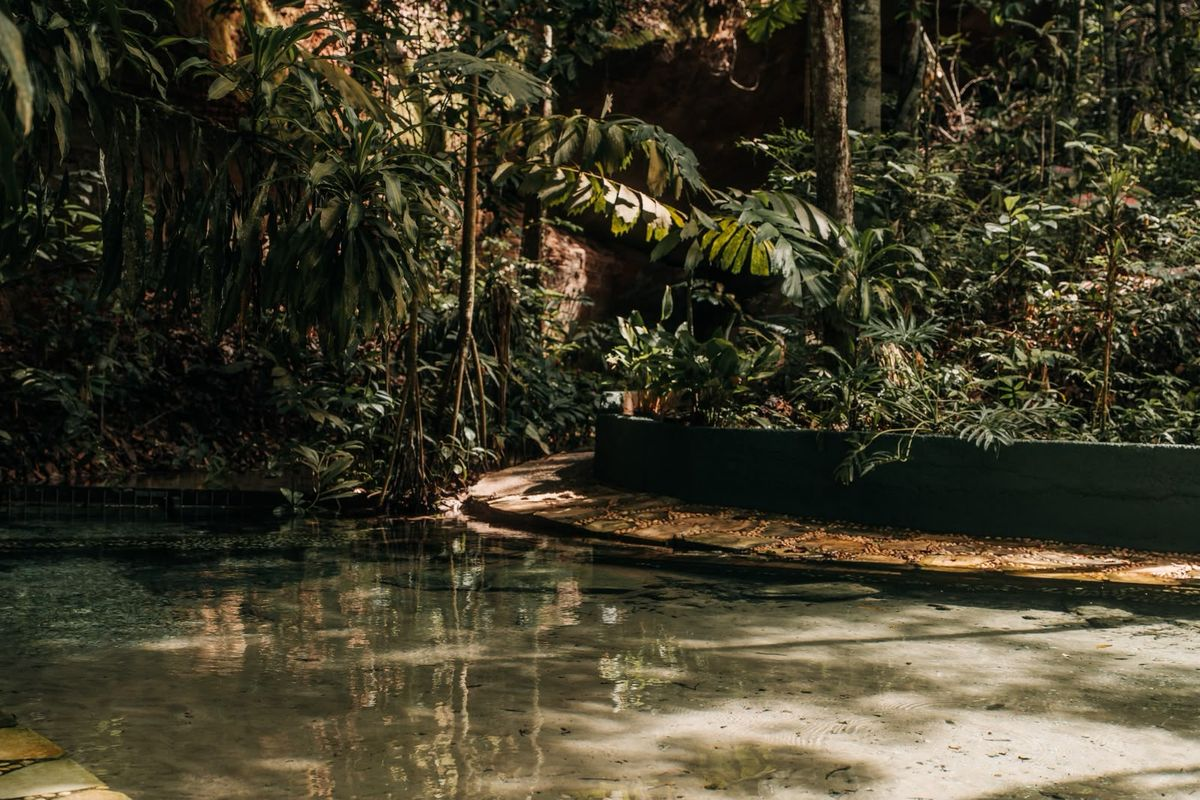
#> input picture images/bem-estar-agua.jpg, 1200 x 800 px, found by its file name
$ python cinemagraph.py
#> lines starting #> are read from the running program, lines starting #| are printed output that depends on the picture
"""Cinemagraphs a partir das fotos do site: só uma coisa se mexe em cada quadro.

Todos os movimentos têm período que divide o loop (LOOP segundos), então o
último quadro emenda no primeiro sem costura.
"""
import subprocess, sys
import numpy as np
from PIL import Image, ImageFilter

FPS, LOOP = 24, 6.0
N = int(FPS * LOOP)
TAU = 2 * np.pi
IMG = sys.argv[1] if len(sys.argv) > 1 else 'img'
OUT = sys.argv[2] if len(sys.argv) > 2 else 'out'


def load(name, crop=None):
    im = Image.open(f'{IMG}/{name}').convert('RGB')
    if crop:
        im = im.crop(crop)
    return np.asarray(im).astype(np.float32)


# [10 lines left out: function remap, not called in this run]


def blur(m, r):
    im = Image.fromarray(np.clip(m * 255, 0, 255).astype(np.uint8))
    return np.asarray(im.filter(ImageFilter.GaussianBlur(r))).astype(np.float32) / 255


def polymask(shape, pts, feather):
    from PIL import ImageDraw
    h, w = shape
    im = Image.new('L', (w, h), 0)
    ImageDraw.Draw(im).polygon(pts, fill=255)
    return np.asarray(im.filter(ImageFilter.GaussianBlur(feather))).astype(np.float32) / 255


def write(name, frames_fn, size, repeat=3):
    w, h = size
    cmd = ['ffmpeg', '-y', '-loglevel', 'error', '-f', 'rawvideo', '-pix_fmt', 'rgb24', '-s', f'{w}x{h}',
           '-r', str(FPS), '-i', '-', '-c:v', 'libx264', '-pix_fmt', 'yuv420p', '-crf', '17',
           '-preset', 'slow', '-movflags', '+faststart', f'{OUT}/{name}-loop.mp4']
#> (the run stopped early here; a loop or call above may not have finished)

$ run again, with images/bem-estar-deck.jpg copied over images/bem-estar-agua.jpg
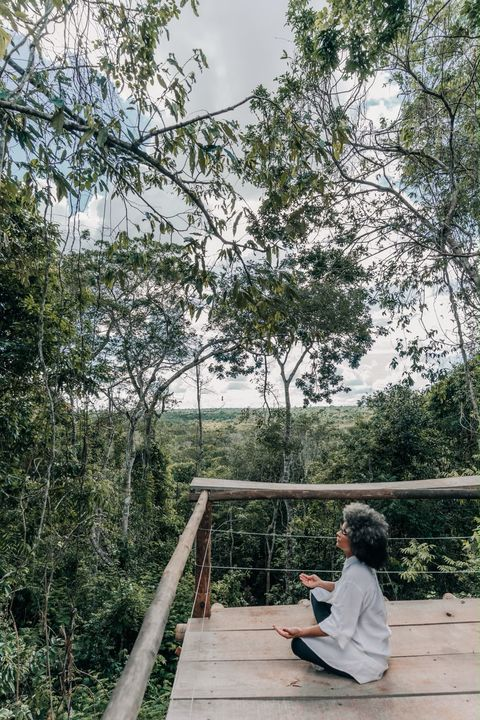
#> input picture images/bem-estar-deck.jpg, 480 x 720 px, found by its file name

$ run again, with images/bem-estar-mata.jpg copied over images/bem-estar-agua.jpg
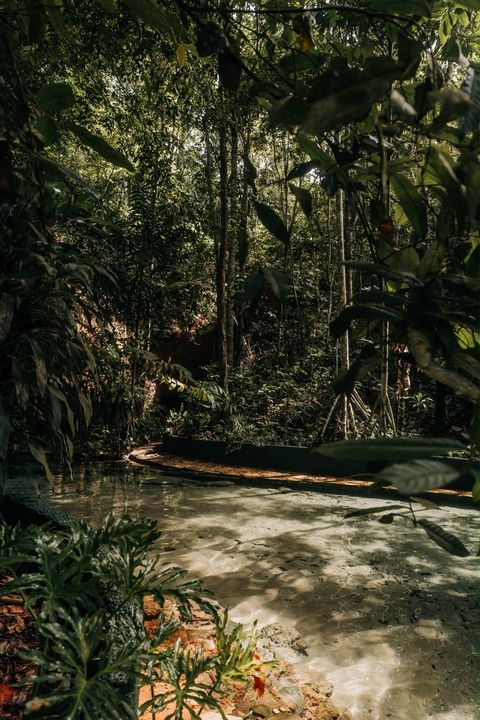
#> input picture images/bem-estar-mata.jpg, 480 x 720 px, found by its file name
